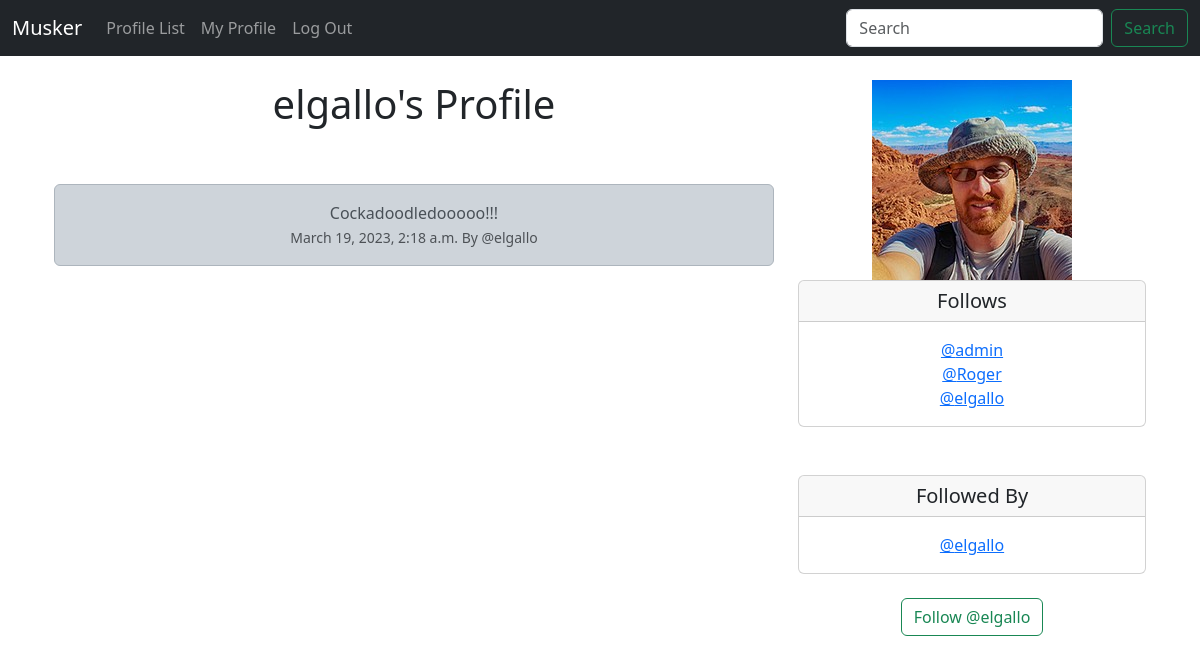
Screenshot of /profile/6 (signed in) with the database file from the repository.
### musker/models.py (models this page shows, shortened)
class Profile(models.Model):
    user = models.OneToOneField(User, on_delete=models.CASCADE)
    follows = models.ManyToManyField(
        "self", related_name="followed_by",symmetrical=False, blank=True
    )
    date_modified = models.DateTimeField(User, auto_now=True)
    profile_image = models.ImageField(null=True, blank=True, upload_to="images/")
    def __str__(self):
        return self.user.username

class Meep(models.Model):
    user = models.ForeignKey(
        User, related_name="meeps", on_delete=models.DO_NOTHING
    )
    body= models.CharField(max_length=200)
    created_at = models.DateTimeField(auto_now_add=True)

### musker/views.py (the view, shortened to what this page needs)
# urls.py: path('profile/<int:pk>', views.profile, name= 'profile'),
def profile(request, pk):
    if request.user.is_authenticated:
        profile = Profile.objects.get(user_id = pk)
        meeps = Meep.objects.filter(user_id=pk).order_by("-created_at")
        return render(request, "profile.html", {"profile":profile, "meeps": meeps})
    else:
        messages.success(request, ("You Must Be Logged In To View This Page"))
        return redirect('home')

### musker/templates/profile.html (shortened to what this page needs)
{% extends 'base.html' %} {% block content %} {% if profile %}
<div class="container text-center">
  <div class="row">
    <div class="col-8">
      <h1>{{ profile.user.username }}'s Profile</h1>
      <br />
      <br />
      {% if meeps %} {% for meep in meeps %}
      <div class="alert alert-dark" role="alert">
        {{ meep.body }}<br />
        <small class="text-muted"
          >{{ meep.created_at }} By @{{ meep.user.username|lower }}</small
        >
      </div>
      <br /><br />
      {% endfor %} {% endif %}
    </div>
    <div class="col-4">
      {% if profile.profile_image %}
      <img src="{{ profile.profile_image.url }}" />
      {% endif %}
      <div class="card">
        <h5 class="card-header">Follows</h5>
        <div class="card-body">
          <p class="card-text">
            {% for following in profile.follows.all %}
            <a href="{% url 'profile' following.user.id %}">@{{ following }}</a
            ><br />
            {% endfor %}
          </p>
        </div>
      </div>
      <br /><br />
      <div class="card">
        <h5 class="card-header">Followed By</h5>
        <div class="card-body">
          <p class="card-text">
            {% for following in profile.followed_by.all %}
            <a href="{% url 'profile' following.user.id %}">@{{ following }}</a
            ><br />
            {% endfor %}
          </p>
        </div>
      </div>
      <br />
      <form method="POST">
        {% csrf_token %} {% if profile in user.profile.follows.all %}
        <button
          class="btn btn-outline-danger"
          name="follow"
          value="unfollow"
          type="submit"
        >
          Unfollow @{{ profile.user.username|lower }}
        </button>
        {% else %}
        <button
          class="btn btn-outline-success"
          name="follow"
          value="follow"
          type="submit"
        >
          Follow @{{ profile.user.username|lower }}
        </button>
        {% endif %}
      </form>
      <br />
    </div>
  </div>
</div>
{% endif %} {% endblock %}

### rows the page displays
Profile: user.username "elgallo", profile_image (picture)
Meep: body "Cockadoodledooooo!!!", created_at "March 19, 2023, 2:18 a.m.", user.username "elgallo"
Profile: user.username "admin"
Profile: user.username "Roger"
